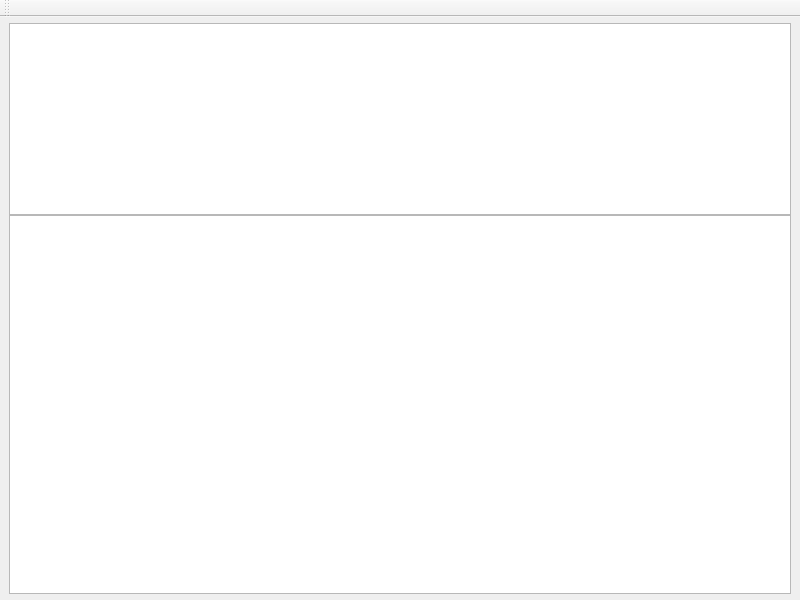
<?xml version="1.0" encoding="UTF-8"?>
<ui version="4.0">
 <class>MainWindow</class>
 <widget class="QMainWindow" name="MainWindow">
  <property name="geometry">
   <rect>
    <x>0</x>
    <y>0</y>
    <width>800</width>
    <height>600</height>
   </rect>
  </property>
  <property name="windowTitle">
   <string>tomate</string>
  </property>
  <widget class="QWidget" name="centralwidget">
   <layout class="QVBoxLayout" name="centralLayout">
    <property name="spacing">
     <number>0</number>
    </property>
    <property name="topMargin">
     <number>6</number>
    </property>
    <property name="bottomMargin">
     <number>6</number>
    </property>
    <item>
     <widget class="AutofitSceneView" name="timeView">
      <property name="sizePolicy">
       <sizepolicy hsizetype="Expanding" vsizetype="Preferred">
        <horstretch>0</horstretch>
        <verstretch>0</verstretch>
       </sizepolicy>
      </property>
     </widget>
    </item>
    <item>
     <widget class="AutofitSceneView" name="spaceView"/>
    </item>
   </layout>
  </widget>
  <widget class="QToolBar" name="toolBar">
   <property name="windowTitle">
    <string>toolBar</string>
   </property>
   <attribute name="toolBarArea">
    <enum>TopToolBarArea</enum>
   </attribute>
   <attribute name="toolBarBreak">
    <bool>false</bool>
   </attribute>
  </widget>
 </widget>
 <customwidgets>
  <customwidget>
   <class>AutofitSceneView</class>
   <extends>QGraphicsView</extends>
   <header>autofitsceneview.h</header>
  </customwidget>
 </customwidgets>
 <resources/>
 <connections/>
</ui>
